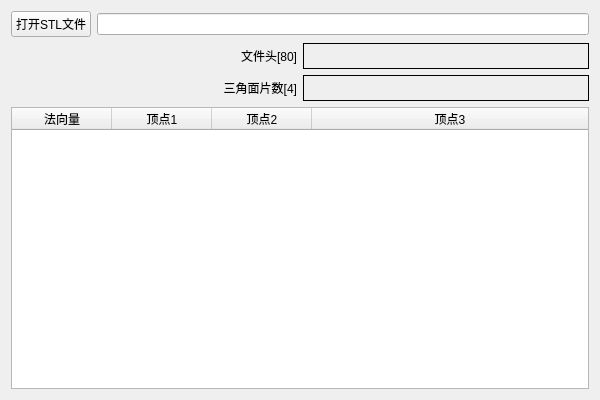
<?xml version="1.0" encoding="UTF-8"?>
<ui version="4.0">
 <class>WidgetClass</class>
 <widget class="QWidget" name="WidgetClass">
  <property name="geometry">
   <rect>
    <x>0</x>
    <y>0</y>
    <width>600</width>
    <height>400</height>
   </rect>
  </property>
  <property name="windowTitle">
   <string>读取STL二进制文件</string>
  </property>
  <layout class="QHBoxLayout" name="horizontalLayout_2">
   <item>
    <layout class="QVBoxLayout" name="verticalLayout">
     <item>
      <layout class="QHBoxLayout" name="horizontalLayout">
       <item>
        <widget class="QPushButton" name="openBtn">
         <property name="text">
          <string>打开STL文件</string>
         </property>
        </widget>
       </item>
       <item>
        <widget class="QLineEdit" name="pathEdit">
         <property name="readOnly">
          <bool>true</bool>
         </property>
        </widget>
       </item>
      </layout>
     </item>
     <item>
      <layout class="QGridLayout" name="gridLayout">
       <item row="0" column="1">
        <widget class="QLabel" name="headerLabel">
         <property name="frameShape">
          <enum>QFrame::Box</enum>
         </property>
         <property name="text">
          <string/>
         </property>
        </widget>
       </item>
       <item row="0" column="0">
        <widget class="QLabel" name="label">
         <property name="minimumSize">
          <size>
           <width>0</width>
           <height>26</height>
          </size>
         </property>
         <property name="text">
          <string>文件头[80]</string>
         </property>
         <property name="alignment">
          <set>Qt::AlignRight|Qt::AlignTrailing|Qt::AlignVCenter</set>
         </property>
        </widget>
       </item>
       <item row="1" column="0">
        <widget class="QLabel" name="label_3">
         <property name="minimumSize">
          <size>
           <width>0</width>
           <height>26</height>
          </size>
         </property>
         <property name="text">
          <string>三角面片数[4]</string>
         </property>
         <property name="alignment">
          <set>Qt::AlignRight|Qt::AlignTrailing|Qt::AlignVCenter</set>
         </property>
        </widget>
       </item>
       <item row="1" column="1">
        <widget class="QLabel" name="numberLabel">
         <property name="frameShape">
          <enum>QFrame::Box</enum>
         </property>
         <property name="text">
          <string/>
         </property>
        </widget>
       </item>
      </layout>
     </item>
     <item>
      <widget class="QTableWidget" name="itemList">
       <property name="editTriggers">
        <set>QAbstractItemView::NoEditTriggers</set>
       </property>
       <property name="alternatingRowColors">
        <bool>true</bool>
       </property>
       <property name="horizontalScrollMode">
        <enum>QAbstractItemView::ScrollPerPixel</enum>
       </property>
       <property name="wordWrap">
        <bool>false</bool>
       </property>
       <property name="cornerButtonEnabled">
        <bool>false</bool>
       </property>
       <attribute name="horizontalHeaderCascadingSectionResizes">
        <bool>true</bool>
       </attribute>
       <attribute name="horizontalHeaderStretchLastSection">
        <bool>true</bool>
       </attribute>
       <column>
        <property name="text">
         <string>法向量</string>
        </property>
       </column>
       <column>
        <property name="text">
         <string>顶点1</string>
        </property>
       </column>
       <column>
        <property name="text">
         <string>顶点2</string>
        </property>
       </column>
       <column>
        <property name="text">
         <string>顶点3</string>
        </property>
       </column>
      </widget>
     </item>
    </layout>
   </item>
  </layout>
 </widget>
 <layoutdefault spacing="6" margin="11"/>
 <resources/>
 <connections/>
</ui>
